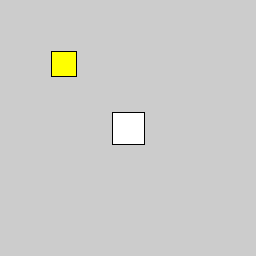
Frame 1 (no input)
Frame 60 (the mouse pressed at the canvas centre just before this capture): identical to frame 1, image omitted
Frame 120 (the mouse held since frame 60 and released just before this capture): identical to frame 1, image omitted

The Processing sketch that drew this single still picture (run headless with seeded random() and noise(); from frame 60 on, the mouse is pressed at the canvas centre):

// Processing sketch: CellOverrideMethodExample
// ── CellOverrideMethodExample.pde
class DrawableObject {
  public void draw()
  {
    fill(255);
    stroke(0);
    rectMode(CENTER);
    rect(width/2, height/2, width/8, height/8);
  }
}

DrawableObject origObj, newObj;

void setup()
{
  size(256,256);
  
  origObj = new DrawableObject();
  
  newObj = new DrawableObject(){
    @Override 
    public void draw()
    {
      fill(255,255,0);
      stroke(0);
      rectMode(CENTER);
      rect(width/4, height/4, width/10, height/10);
    }
  };
  
}


void draw()
{
   origObj.draw();
   newObj.draw();
}
